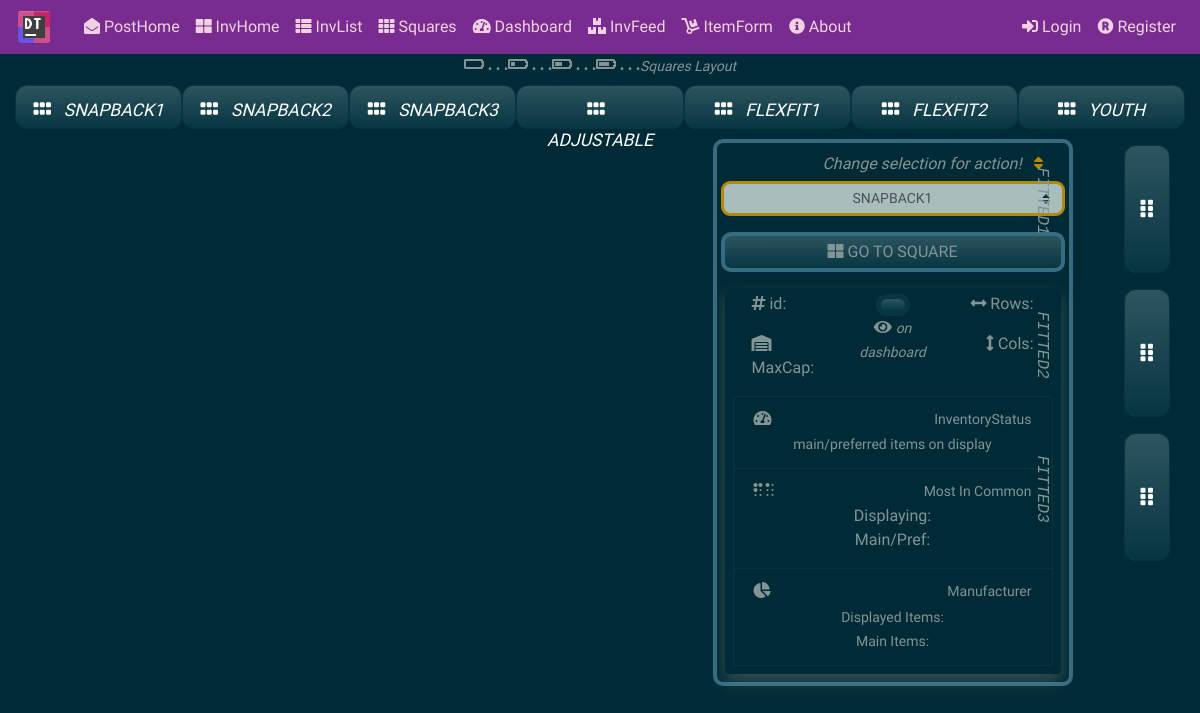
The page /squares/all on the database its author committed.
### squares/models.py (models this page shows, shortened)
class Square(db.Model):
    pass
    __tablename__ = 'square'
    id = db.Column(db.Integer, primary_key=True)
    name = db.Column(db.String(32))
    row_count = db.Column(db.Integer)
    col_count = db.Column(db.Integer)

### squares/routes.py (the view)
@app.route('/squares/all', methods=['GET', 'POST'])
def sqr_home():
    pass
    form = SquareForm()
    form.opts.data = 1
    squares = Square.query.all()
    if request.method == 'POST':
        pass
        selectedSquare = request.form['opts']
        return redirect(url_for('square_byid', square_id=int(selectedSquare)))
    return render_template(
        'squares_home.html',
        form=form,
        squares=squares,
        title='Squares Layout',
    )

### squares/forms.py
class SquareForm(FlaskForm):
    opts = QuerySelectField(
        query_factory=square_query,
        allow_blank=False,
        get_label='name',
        )

### squares/forms.py (called while the page is built)
def square_query():
    return Square.query

### squares/routes.py (called while the page is built)
@app.context_processor
def inject_TableHeaders():
    pass
    _list = [
        "Snapback",
        "Adjustable",
        "Flexfit",
        "Youth",
        "Fitted",
        "Structured",
        "CurvedBill",
        "FlatBill",
    ]
    DisplayHeaders = [header for header in _list]
    return dict(DisplayHeaders=DisplayHeaders)

@app.context_processor
def inject_LowInvButtons():
    pass
    def LowInStckStyler(yes_or_no):
        '''DICTIONARY CONTAINS BUTTON STYLES FOR LOW-INV '''
        pass
        _btnStylesDict = {
            'yes': 'btn-warning btn-lg py-2 px-5',
            'no': 'btn-outline-secondary py-2 px-5',
        }
        return _btnStylesDict.get(yes_or_no, 'btn-outline-warning')
    return dict(LowInStckStyler=LowInStckStyler)

@app.context_processor
def inject_UnitInvOutStyler():
    pass
    def UnitInvOutStyler(yes_or_no):
        '''DICTIONARY CONTAINS BUTTON STYLES FOR LOW-INV '''
        pass
        _borderStylesDict = {
            'yes': 'primary',
            'no': '0',
        }
        return _borderStylesDict.get(yes_or_no, 'dark')
    return dict(UnitInvOutStyler=UnitInvOutStyler)

@app.context_processor
def inject_UnitInvOutIconizer():
    pass
    def UnitInvOutIconizer(yes_or_no):
        '''DICTIONARY CONTAINS BUTTON STYLES FOR LOW-INV '''
        pass
        _iconYesNoDict = {
            'no': 'check text-success',
            'yes': 'times text-primary ml-1',
        }
        return _iconYesNoDict.get(yes_or_no, 'question-circle')
    return dict(UnitInvOutIconizer=UnitInvOutIconizer)

@app.context_processor
def inject_OutInvButtons():
    pass
    def OutOfStckStyler(yes_or_no):
        '''DICTIONARY CONTAINS BUTTON STYLES FOR LOW-INV '''
        pass
        _btnStylesDict = {
            'yes': 'btn-danger btn-lg py-2 px-5',
            'no': 'btn-outline-secondary py-2 px-5',
        }
        return _btnStylesDict.get(yes_or_no, 'btn-outline-danger p-3')
    return dict(OutOfStckStyler=OutOfStckStyler)

### squares/templates/squares_home.html (shortened to what this page needs)
{% extends 'layout_dash.html' %}
{% block content %}
<div class="d-flex flex-row justify-content-around">
  {% for square in squares[:7] %}
  <a href="{{ url_for('square_byid', square_id=square.id) }}" class="btn btn-dark btn-lg btn-block btn-square mt-auto"
    type="button" style="height: 2.75rem;" id="squareButton0{{square.id}}">
    <i class="fas fa-grip-horizontal mr-2 mt-0"></i>
    <i class="mt-0">
      <small>
        {{ square.name.upper() }}
      </small>
    </i>
  </a>
  {% endfor %}
</div>
<div class="d-flex flex-row justify-content-around">
  <div class="col-lg-7">
  </div>
  <div class="col-lg-4">
    <div class="sidebar-section px-1">
      <div class="card bg-transparent mt-2 mb-1">
        <div class="card-body text-right py-0">
            <em>
              Change selection for action!
              <i class="fa fa-sort text-primary ml-2 animated infinite heartBeat delay-1s"
                aria-hidden="true"></i>
            </em>
        </div>
      </div>
      <form method="POST" action="">
        <div class="form-group">
          {{form.opts(class="custom-select border-primary text-center text-uppercase mb-0 p-0", style="border-radius: 9px;border-width: 3px;font-size: 14px;")}}
        </div>
        <div class="form-group">
          <a>
            <button class="btn btn-dark btn-block sidebar-section text-secondary py-1 mb-0 mt-1" type="submit"
              style="font-size:1rem;">
              <i class="fa fa-th-large" aria-hidden="true"></i>
              GO TO SQUARE
            </button></a>
        </div>
      </form>
      <div class="info-section text-center shadow-gold">
        <div>
          <div class="row mx-1">
            <div class="col-md-4">
              <div class="d-flex flex-column text-left">
                <p>
                  <i class="fa fa-hashtag" aria-hidden="true"></i>
                  id: </p>
                <p>
                  <i class="fa fa-warehouse" aria-hidden="true"></i>
                  MaxCap:
                  </p>
              </div>
            </div>
            <div class="col-md-4">
              <a class="btn btn-dark border-dark text-light" style="border-width:thick;border-radius: 22px;">
              </a>
              <p class="my-0">
                <i class="fas fa-eye"></i>
                <small>
                  <em>
                    on dashboard
                  </em>
                </small>
              </p>
            </div>
            <div class="col-md-4">
              <div class="d-flex flex-column text-right">
                <p>
                  <i class="fas fa-arrows-alt-h"> </i>
                  Rows: </p>
                <p>
                  <i class="fas fa-arrows-alt-v"> </i>
                  Cols: </p>
              </div>
            </div>
          </div>
        </div>
        <div class="list-group">
          <a id="infoGauge" href="#" class="list-group-item list-group-item-action flex-column align-items-start">
            <div class="d-flex w-100 justify-content-between">
              <h6 class="mb-1">
                <i class="fa fa-tachometer-alt" aria-hidden="true"></i>
              </h6>
              <small>
                InventoryStatus
              </small>
            </div>
            <small>
              main/preferred
              items on display
            </small>
          </a>
          <a id="infoBubble" href="#"
            class="list-group-item list-group-item-action flex-column align-items-start">
            <div class="d-flex w-100 justify-content-between">
              <h6 class="mb-1">
                <i class="fa fa-braille" aria-hidden="true"></i>
              </h6>
              <small>
                Most In Common
              </small>
            </div>
            <p class="mb-0"> Displaying:
            </p>
            <p class="mb-1"> Main/Pref:
            </p>
          </a>
          <a id="infoPie" href="#" class="list-group-item list-group-item-action flex-column align-items-start">
            <div class="d-flex w-100 justify-content-between">
              <h6 class="mb-1">
                <i class="fa fa-pie-chart" aria-hidden="true"></i>
              </h6>
              <small>
                Manufacturer
              </small>
            </div>
            <small>
              Displayed Items:
            </small>
            <br>
            <small>
              Main Items:
            </small>
          </a>
        </div>
      </div>
    </div>
  </div>
  <div class="col-lg-1">
    {% for square in squares[7:] %}
    <div class="d-flex flex-row justify-content-end">
      <div class="d-flex flex-column text-right ml-2">
        <i class="text-uppercase text-monospace fa-rotate-90 my-auto ml-5">
          {{square.name }}
        </i>
      </div>
      <a class="btn btn-dark btn-lg btn-block btn-square text-center py-5 ml-5 mt-3" type="button"
        href="{{ url_for('square_byid', square_id=square.id) }}">
        <i class="fas fa-grip-vertical">
        </i>
      </a>
    </div>
    {% endfor %}
  </div>
</div>
{% endblock %}

### squares/templates/layout_dash.html (shortened to what this page needs)
<!DOCTYPE html>
<html>
  <head>
    <link rel="stylesheet" href="https://cdnjs.cloudflare.com/ajax/libs/bootswatch/4.4.1/solar/bootstrap.min.css" />
    <link rel="stylesheet" type="text/css" href="{{ url_for('static', filename='main.css') }}">
    <link rel="stylesheet" href="https://maxcdn.bootstrapcdn.com/font-awesome/4.7.0/css/font-awesome.min.css">
    <link rel="stylesheet" href="https://use.fontawesome.com/releases/v5.1.1/css/all.css"
 />
    <link rel="stylesheet" type="text/css" href="{{ url_for('static', filename='ddslick/ddslick_stylesheet.css') }}">
    <link rel="stylesheet" href="https://cdnjs.cloudflare.com/ajax/libs/animate.css/3.7.2/animate.min.css">
  </head>
  <body>
    <header class="site-header">
      <nav class="navbar navbar-expand-md navbar-dark bg-purpseethru fixed-top py-1">
        <a class="navbar-brand mr-4" href="https://displaytracker.herokuapp.com" style="font-family: cursive;">
          <img class="m-0 p-0" src="{{ url_for('static', filename='/profile_pics/default.png')}}"
            style="height: 36px;">
        </a>
        <div class="collapse navbar-collapse" id="navbarToggle">
          <div class="navbar-nav mr-auto">
            <a class="nav-item nav-link" href="{{ url_for('home') }}">
              <i class="fas fa-envelope-open"></i>
              PostHome</a>
            <a class="nav-item nav-link" href="{{ url_for('inv_home') }}">
              <i class="fas fa-th-large"></i>
              InvHome</a>
            <a class="nav-item nav-link" href="{{ url_for('inv_lister') }}">
              <i class="fas fa-th-list"></i>
              InvList</a>
            <a class="nav-item nav-link" href="{{ url_for('sqr_home') }}">
              <i class="fas fa-th"></i>
              Squares
            </a>
            <a class="nav-item nav-link" href="{{ url_for('dashboard') }}">
              <i class="fa fa-tachometer-alt" aria-hidden="true"></i>
              Dashboard
            </a>
            <a class="nav-item nav-link" href="{{ url_for('csv_feed') }}">
              <i class="fas fa-boxes"></i>
              InvFeed</a>
            <a class="nav-item nav-link" href="{{ url_for('create_item') }}">
              <i class="fas fa-dolly"></i>
              ItemForm</a>
            <a class="nav-item nav-link" href="{{ url_for('about') }}">
              <i class="fas fa-info-circle    "></i>
              About</a>
          </div>
          <div class="navbar-nav">
            {% if current_user.is_authenticated %}
            <a class="nav-item nav-link" href="{{ url_for('new_post') }}">
              <i class="fa fa-envelope" aria-hidden="true"></i>
              NewPost</a>
            <a class="nav-item nav-link" href="{{ url_for('account') }}">
              <i class="fas fa-cogs    "></i>
              Account</a>
            <a class="nav-item nav-link" href="{{ url_for('logout') }}">
              <i class="fa fa-sign-out-alt" aria-hidden="true"></i>
              Logout</a>
            {% else %}
            <a class="nav-item nav-link" href="{{ url_for('login') }}">
              <i class="fas fa-sign-in-alt"></i>
              Login</a>
            <a class="nav-item nav-link" href="{{ url_for('register') }}">
              <i class="fas fa-registered    "></i>
              Register</a>
            {% endif %}
          </div>
        </div>
      </nav>
    </header>
    <nav class="navbar navbar-expand-md navbar-dark mt-5 py-2 border-success text-center justify-content-center">
      <div class="d-flex text-center">
        <i class="fas fa-battery-empty"> . . . </i>
        <i class="fas fa-battery-quarter"> . . . </i>
        <i class="fas fa-battery-half"> . . . </i>
        <i class="fa fa-battery-three-quarters"> . . . </i>
        {% if title %}
        <small>
          <em>
            {{ title }}
          </em>
        </small>
        {% else %}
        &middot; Display Tracker &middot;
        {% endif %}
      </div>
    </nav>
    <main role="main" class="container-fluid">
      {% block content %}{% endblock%}
    </main>
  </body>
</html>

### squares/static/main.css (style rules this page uses)
.btn-square { border-radius: 0.75rem; }
.shadow-gold { -webkit-box-shadow: 0 0.5rem 1rem rgba(190, 170, 147, 0.271) !important; box-shadow: 0 0.5rem 1rem rgba(190, 170, 147, 0.271) !important; }
.info-section { border-radius: 4px; margin-top: 4px; margin-bottom: 8px; margin-right: 4px; margin-left: 4px; padding-right: 8px; padding-left: 8px; padding-top: 4px; padding-bottom: 8px; }
html { font-size: 10px; }
@media (min-width: 768px) { html { font-size: 16px; } }
.sidebar-section { border: 4px solid; border-color: rgb(53, 108, 128); border-radius: 10px; margin-bottom: 20px; margin-top: 10px; }
.bg-purpseethru { background-color: rgba(190, 47, 195, 0.631); }
body { margin-top: 3rem; }
.site-header .navbar-nav .nav-link { color: #f1d2e3; }

### rows shown on the page
Square: name "SNAPBACK1"
Square: {{ square.id }} 2 (drawn), name "SNAPBACK2"
Square: name "SNAPBACK3"
Square: name "ADJUSTABLE"
Square: name "FLEXFIT1"
Square: name "FLEXFIT2"
Square: name "YOUTH"
Square: name "FITTED1"
Square: name "FITTED2"
Square: name "FITTED3"

### other values the page prints
{{ title }} "Squares Layout"
